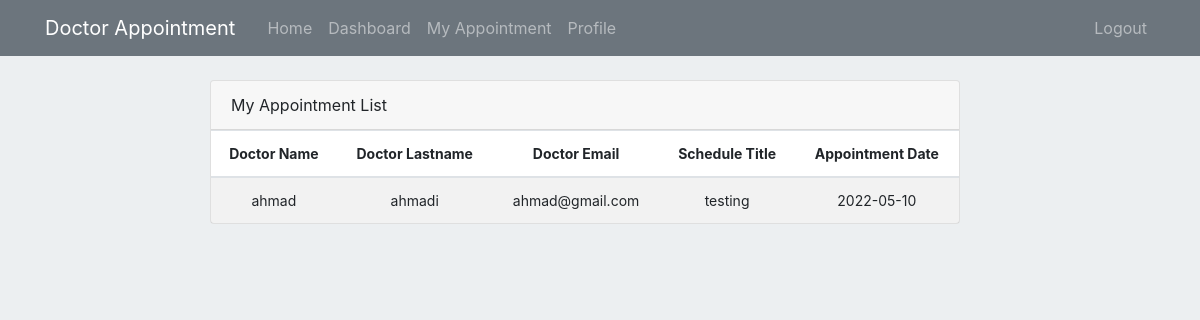
/user/appointment/list/1 (signed in), run on an earlier commit of the app's database.
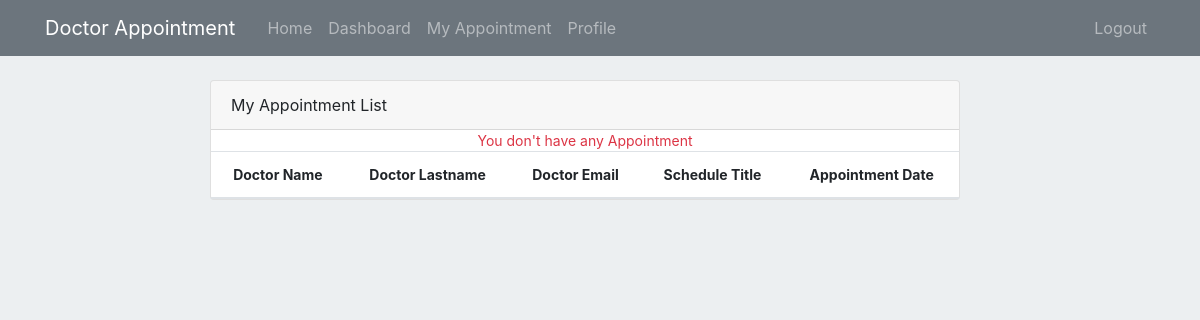
And on a later commit of the database.
### appointment/models.py (models this page shows, shortened)
class Appointment(db.Model):
    __tablename__='Appointment'
    id = db.Column(db.Integer, primary_key=True)
    patient_id = db.Column(db.Integer, db.ForeignKey('user.id'))
    schedule_id = db.Column(db.Integer, db.ForeignKey('Schedule.id'))
    reason = db.Column(db.String(200))
    appointment_date = db.Column(db.Date(), default = datetime.now().date() )

class User(db.Model, UserMixin):
    id = db.Column(db.Integer, primary_key=True)
    username = db.Column(db.String(30), nullable=False, unique=True)
    name = db.Column(db.String(30), nullable=False)
    lastname = db.Column(db.String(30), nullable=False)
    email = db.Column(db.String(40), unique=True, nullable=False)
    address = db.Column(db.Text , nullable=False)
    phone = db.Column(db.String(20), unique=True, nullable=False)
    date_of_birth = db.Column(db.Date(), default = datetime.now().date())
    role = db.Column(db.Integer, nullable=False, default=3)
    gender = db.Column(db.Boolean, default=True, nullable=False)
    password = db.Column(db.String(60), nullable=False)
    doctorinfo = db.relationship('DoctorInfo', backref='User', cascade="all, delete", uselist=False, lazy=True)
    schedule = db.relationship('Schedule', backref='User', lazy=True)
    appointment = db.relationship('Appointment', backref='User', lazy=True)

class Schedule(db.Model):
    __tablename__='Schedule'
    id = db.Column(db.Integer, primary_key=True)
    name = db.Column(db.String(100), nullable=False)
    doctor_id = db.Column(db.Integer, db.ForeignKey('user.id'))
    start_date = db.Column(db.Date(), default = datetime.now().date())
    end_date = db.Column(db.Date(), default = datetime.now().date())
    description = db.Column(db.Text())
    appointment = db.relationship('Appointment', backref='Schedule', lazy=True)

### appointment/routes.py (the view)
@app.route('/user/appointment/list/<int:id>')
@login_required
def user_appointment_list(id):
    return render_template("/patient_appointment_list.html", appointments= get_user_appointment(id))

### appointment/models.py (called while the page is built)
@login_manager.user_loader
def load_user(user_id):
    return User.query.get(int(user_id))

### appointment/queries.py (called while the page is built)
def get_user_appointment(id):
    return db.session.query(User.name.label('firstname'), User.lastname, User.email, Schedule.name, Appointment.id, Appointment.appointment_date)\
            .join(Schedule, Schedule.doctor_id == User.id).join(Appointment, Schedule.id == Appointment.schedule_id)\
            .filter(Appointment.patient_id == id).all()

### appointment/templates/patient_appointment_list.html
{% extends "layout/layout.html" %}
{% block content %}
{% include 'layout/home_header.html' %}
<div class="mt-8">
    <div class="row col-12">
        <div class="col-lg-8 offset-lg-2">
            <div class="main-card mb-3 card">
                <div class="card-header">My Appointment List </div>
                <div class="table-responsive">
                    <table class="align-middle mb-0 table table-borderless table-striped table-hover">
                        <thead>
                            <tr class="app-normal-font">
                                <th class="text-center">Doctor Name</th>
                                <th class="text-center">Doctor Lastname</th>
                                <th class="text-center">Doctor Email</th>
                                <th class="text-center">Schedule Title</th>
                                <th class="text-center">Appointment Date</th>
                            </tr>
                        </thead>
                        <tbody>
                            {% if appointments %}
                                {% for appointment in appointments %}
                                    <tr class="app-normal-font p-0 text-center">
                                        <td class="text-center">{{ appointment.firstname }}</td>
                                        <td class="text-center">{{appointment.lastname}}</td>
                                        <td class="text-center">
                                            <div class="widget-content p-0">
                                                {{appointment.email}}
                                            </div>
                                        </td>
                                        <td class="text-center">{{appointment.name}}</td>
                                        <td class="text-center td_description_max_width">{{appointment.appointment_date}}</td>
                                    </tr>
                                {% endfor %}
                            {% else %}
                                <div class="d-flex justify-content-center app-normal-font p-0 text-danger">
                                    <span class="">You don't have any Appointment</span>
                                </div>
                            {% endif %}
                        </tbody>
                    </table>
                </div>
            </div>
        </div>
    </div>
</div>
{% endblock %}

What changed in the data, as far as the page shows it:
no longer on this page (row edited): Appointment: firstname "ahmad", lastname "ahmadi", email "ahmad@gmail.com", name "testing", appointment_date "2022-05-10"
Also different on the page:
text now shown: "You don't have any Appointment"
